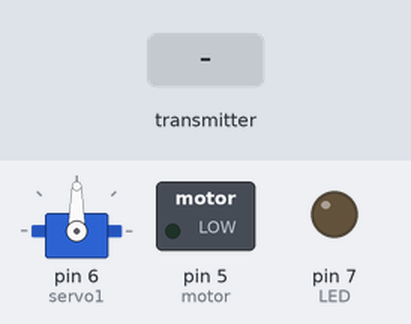
A sketch run on a simulated Arduino Uno, built with avr-gcc and run on an emulated ATmega328P. Parts: servo, switched loads named in the sketch (green lamp = pin HIGH), output pins drawn as LEDs (lit = HIGH). The inputs (shaded band) are chosen by the test bench. No radio packets arrive unless stated.

Above: at 1.2 s.
1.3 s: the transmitter starts sending data.0 = 0
At 1.7 s:
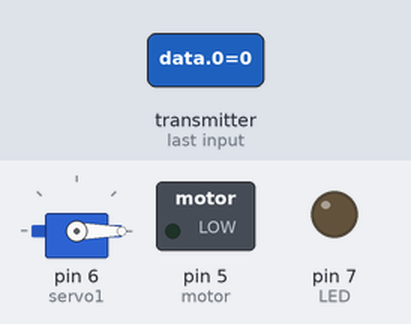
4.3 s: the transmitter starts sending data.1 = 256
At 4.7 s:
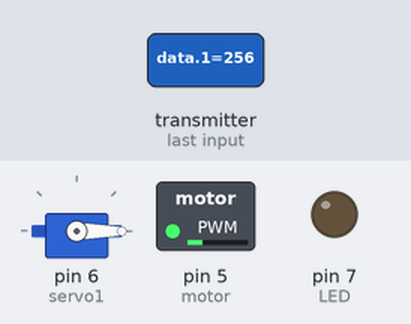
7.3 s: the transmitter starts sending data.0 = 256
At 7.8 s:
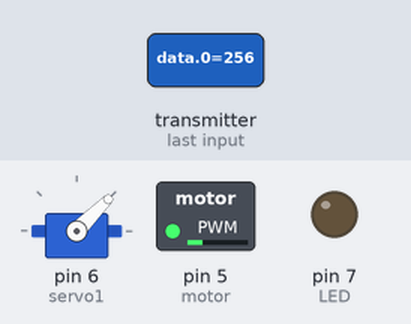
10.3 s: the transmitter starts sending data.1 = 0
At 10.9 s:
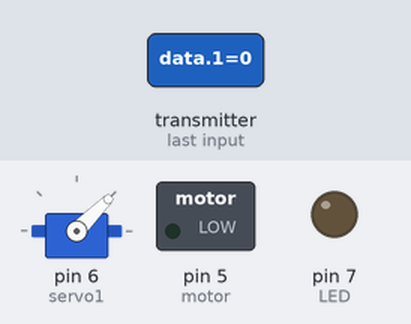
13.3 s: the transmitter starts sending data.0 = 512
At 13.6 s:
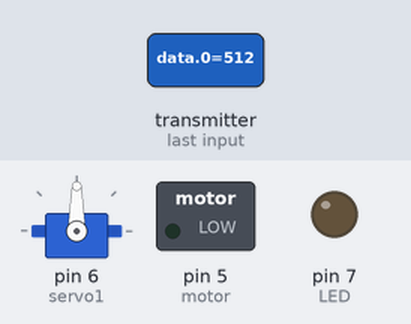
16.3 s: the transmitter starts sending data.1 = 512
At 17.6 s:
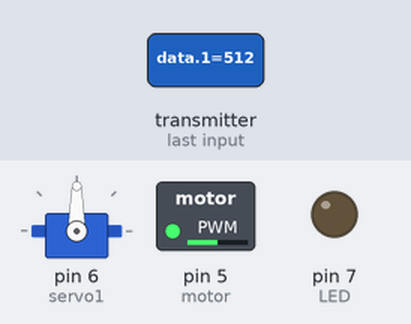
Timing chart, 0 to 19.3 s (numbered marks = the images above; inputs shaded):
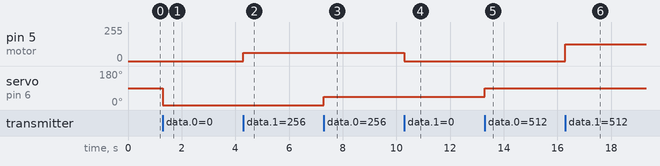

The sketch:

Rx_modulo_barco.ino
```cpp
#include <SPI.h>
#include <nRF24L01.h>
#include <RF24.h>
#include <Servo.h>          // Incluir la librería Servo
Servo servo1;

#define LED 7
#define motor 5

/*volatile unsigned int cuenta = 0;
bool ESTADO = false;*/


unsigned long timeNow, timeLast; // Variables de control de tiempo no bloqueante
int wait = 500;


/*const int pinCE = D4;
const int pinCSN = D8;
// SCLK pin D5, MISO pin D6, MOSI pin D7, CS pin D8.
RF24 radio(pinCE, pinCSN);
// Single radio pipe address for the 2 nodes to communicate.
const uint64_t pipe = 0xE8E8F0F0E1LL;*/

const int pinCE = 9;
const int pinCSN = 10;

// SCK pin 13, MISO pin 12, MOSI pin 11,SS pin 10
RF24 radio(pinCE, pinCSN);
// Single radio pipe address for the 2 nodes to communicate.
const uint64_t pipe = 0xE8E8F0F0E1LL;
short data[2];


void setup()
{
   radio.begin();
   /*Serial.begin(9600); */
   radio.setPALevel(RF24_PA_MAX);
   radio.setDataRate(RF24_2MBPS);
   radio.setChannel(100);
   radio.openReadingPipe(1, pipe);
   radio.startListening();
   servo1.attach(6) ;  // Conectar servo1 al pin 5

  /*SREG = (SREG & 0b01111111); //Desabilitar interrupciones
   TIMSK2 = TIMSK2|0b00000001; //Habilita la interrupcion por desbordamiento
   TCCR2B = 0b00000111; //Configura preescala para que FT2 sea de 7812.5Hz
   SREG = (SREG & 0b01111111) | 0b10000000; //Habilitar interrupciones //Desabilitar interrupciones
*/
   pinMode(LED, OUTPUT);
   timeLast = millis (); // Inicia el control de tiempo*/
}

void loop()
{


   if (radio.available())
   {
      radio.read(&data, sizeof data);
        //mostrar valores por serial
      int angulo  = map( data[0], 0, 1024, 0, 180);
      int motorPWM = map( data[1], 0, 1024, 0,255);
      servo1.write(angulo);
      analogWrite(motor, motorPWM);
      /*Serial.print("X:" );
      Serial.print(angulo);
      Serial.print(" | Y: ");
      Serial.println(motorPWM);

      /*digitalWrite(LED, HIGH);   // turn the LED on (HIGH is the voltage level)*/

      timeNow = millis(); // Control de tiempo para esperas no bloqueantes
      if (timeNow - timeLast > wait) { // Manda un mensaje por MQTT cada cinco segundos
           timeLast = timeNow; // Actualización de seguimiento de tiempo
           digitalWrite(LED, HIGH);
      }
      else {
           digitalWrite(LED, LOW);
      }
    }
    else{
      /*Serial.println("No radio available");*/
      digitalWrite(LED, LOW);   // turn the LED on (HIGH is the voltage level)*/
    }

}

/**ISR(TIMER2_OVF_vect){
    cuenta++;
  if (radio.available()) {
    if(cuenta > 7) {
      digitalWrite(LED,ESTADO);
      ESTADO = !ESTADO;
      cuenta=0;
    }
  }
  else{
      digitalWrite(LED, LOW);   // turn the LED on (HIGH is the voltage level)*/
  /*}
}*/
```

Measured:
- after the input at 1.3 s, servo on pin 6 (servo1): 90° → 0° at once
- after the input at 4.3 s, pin 5 (motor): 0/255 → 63/255 at once
- after the input at 7.3 s, servo on pin 6 (servo1): 0° → 45° at once
- after the input at 10.3 s, pin 5 (motor): 63/255 → 0/255 at once
- after the input at 13.3 s, servo on pin 6 (servo1): 45° → 90° at once
- after the input at 16.3 s, pin 5 (motor): 0/255 → 127/255 at once
